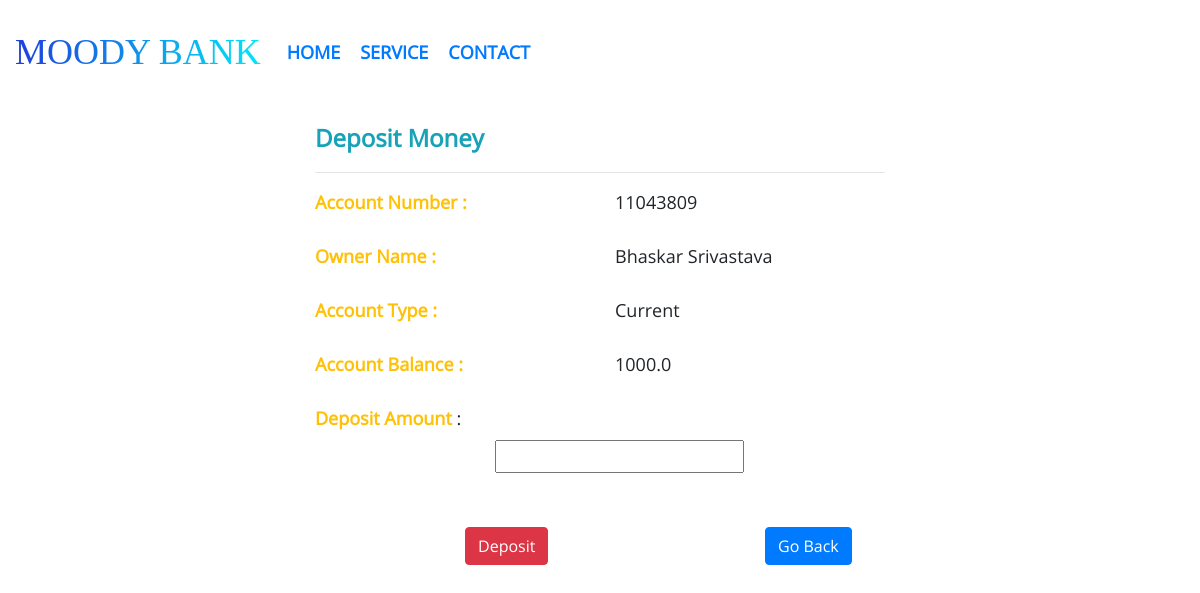
The page /deposit/11043809 on the database as committed earlier.
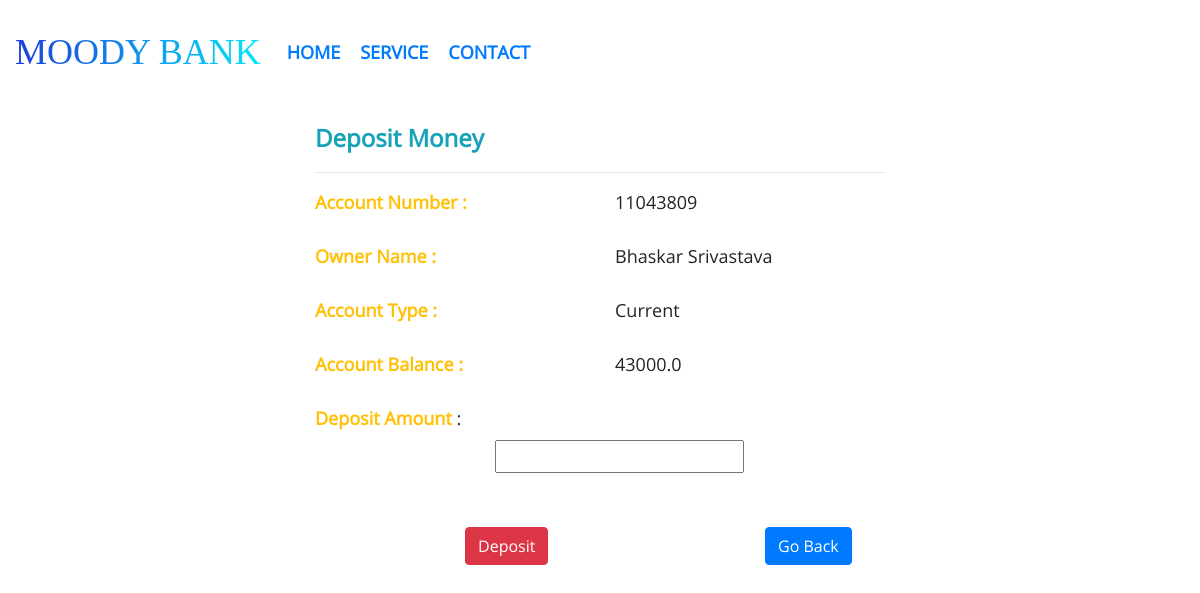
The same page on the database as committed later.
### application/models.py (models this page shows, shortened)
class Account(db.Model):
	acc_no = db.Column(db.Integer, primary_key=True)
	acc_balance = db.Column(db.Float, nullable=False)
	acc_type = db.Column(db.String(1), nullable=False)
	acc_createDate = db.Column(db.DateTime, nullable=False, default=d.today())
	cust_id = db.Column(db.Integer, db.ForeignKey('customer.cust_id'), nullable=False)

### application/accounts/routes.py (the view, shortened to what this page needs)
@accounts.route("/deposit/<int:acc_no>",methods=["GET","POST"])
def deposit(acc_no):
	form = DepositMoneyForm()
	account = searchAccount(acc_no=acc_no)
	return render_template("accounts/deposit.html",title="Deposit Money", account=account, form=form)

### application/accounts/forms.py (shortened to what this page needs)
class DepositMoneyForm(FlaskForm):
	depositAmount = FloatField("Deposit Amount", validators=[DataRequired()])
	submit = SubmitField("Deposit")

### application/utils.py (called while the page is built, shortened)
def searchAccount(acc_no=None, cust_id=None, acc_type='S'):
	if acc_no != 0:
		account = Account.query.filter_by(acc_no=acc_no).first()
		if account:
			return account
		else:
			return None
	else:
		return None

### application/templates/accounts/deposit.html (shortened to what this page needs)
{% extends "main/layout.html" %}
{% block content %}
    <div class="row" style="font-size: large;">
        <div class="col-3"></div>
        <div class="col align-self-center">
            <legend class="text-info" style="font-weight: bold;">Deposit Money</legend><hr/>
            <div class="row">
                <div class="col-6 text-warning" style="font-weight: bold;">Account Number :</div><br/><br/>
                <div class="col-6">{{ account.acc_no }}</div>
            </div>
            <div class="row">
                <div class="col-6 text-warning" style="font-weight: bold;">Owner Name :</div><br/><br/>
                <div class="col-6">{{ account.Owner.cust_name }}</div>
            </div>
            <div class="row">
                <div class="col-6 text-warning" style="font-weight: bold;">Account Type :</div><br/><br/>
                {% if account.acc_type == 'S'%}
                <div class="col-6">Savings</div>
                {% elif account.acc_type == 'C' %}
                <div class="col-6">Current</div>
                {% endif %}
            </div>
            <div class="row">
                <div class="col-6 text-warning" style="font-weight: bold;">Account Balance :</div><br/><br/>
                <div class="col-6">{{ account.acc_balance }}</div>
            </div>
            <div>
                <form action="" method="POST">
                    {{ form.depositAmount.label(class="text-warning",style="font-weight: bold;") }} :
                    {{ form.depositAmount(style="margin-left:180px;") }}
                    <br/><br/><br/>
                    <div class="row">
                        <div class="col col-3"></div>
                        <div class="col align-self-center">
                            {{ form.submit(class="btn btn-danger") }}
                        </div>
                        <div class="col col-3"><a class="btn btn-primary" href="{{ url_for('main.show_account_details', acc_no=account.acc_no) }}">Go Back</a></div>
                    </div>
                </form>
            </div>
        </div>
        <div class="col-3"></div>
    </div>
{% endblock %}

Rows that differ between the two databases and show on the page:
changed Account id 11043809: acc_balance "1000.0" → "43000.0"
